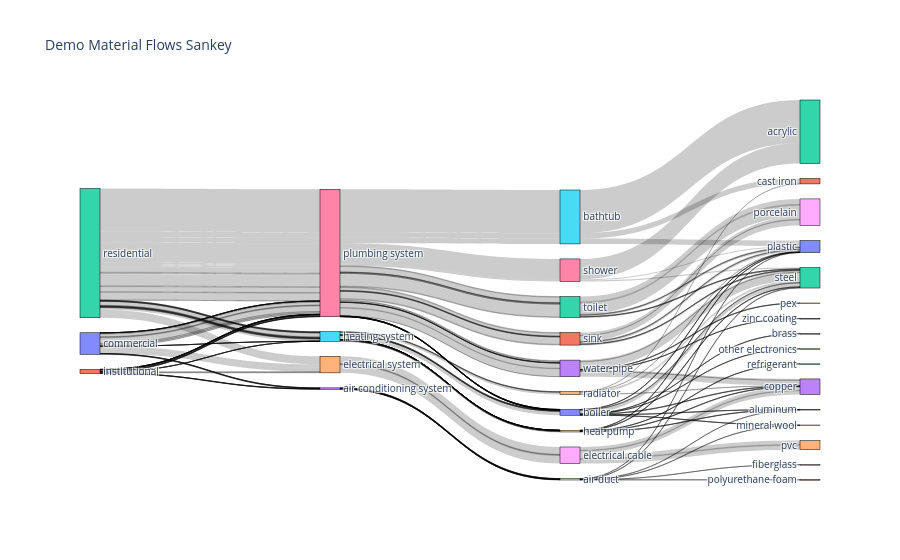

The notebook cell saved with this chart:
### Markdown cell above
### sankey plot

### Code cell
import pandas as pd
import plotly.graph_objects as go

def genSankey(df, cat_cols, value_col, title):
    # Create labels
    labels = []
    for cat in cat_cols:
        labels.extend(list(df[cat].unique()))
    labels = list(dict.fromkeys(labels))  # Remove duplicates while maintaining order

    # Create a dictionary to map labels to indices
    label_dict = {label: i for i, label in enumerate(labels)}

    # Create source and target indices
    sources = []
    targets = []
    values = []

    for i in range(len(cat_cols) - 1):
        cat1 = cat_cols[i]
        cat2 = cat_cols[i + 1]
        for j, row in df.iterrows():
            sources.append(label_dict[row[cat1]])
            targets.append(label_dict[row[cat2]])
            values.append(row[value_col])

    # Create Sankey diagram
    fig = go.Figure(data=[go.Sankey(
        node=dict(
            pad=15,
            thickness=20,
            line=dict(color="black", width=0.5),
            label=labels,
        ),
        link=dict(
            source=sources,
            target=targets,
            value=values,
        )
    )])

    fig.update_layout(title_text=title, font_size=10)
    return fig

# remove building class 'other'
df_final_wt_hb = df_final_wt_hb[df_final_wt_hb['building class'] != 'other']
# aggregate the material weights
df_agg = df_final_wt_hb.groupby(['building class', 'building system', 'component','material'],as_index=False).agg(material_weight=('material_weight','sum'))


fig = genSankey(df_agg, cat_cols=['building class', 'building system', 'component', 'material'], value_col='material_weight', title='Demo Material Flows Sankey')
config = {
    'toImageButtonOptions': {
        'format': 'svg',  # one of png, svg, jpeg, webp
        'filename': 'material_flows_sankey',
        'height': 1080,
        'width': 1920,
        'scale': 2  # Multiply title/legend/axis/canvas sizes by this factor
    }
}
fig.show(config=config)
# export offline plot
# fig.write_html('D:/Github/Data/material_flows_sankey.html', auto_open=True)
# export the figure to svg
fig.write_image('material_flows_sankey.svg')

### Figure 1 — Plotly figure (JSON) as saved in the notebook; plotly's stock layout.template omitted (floating-point values rounded to 4 significant figures; data arrays with more than 128 entries replaced by an {"elided": "..."} marker saying what was removed)
{"data": [{"link": {"source": {"elided": "282 int values"}, "target": {"elided": "282 int values"}, "value": {"elided": "282 float values"}}, "node": {"label": ["commercial", "institutional", "residential", "air conditioning system", "electrical system", "heating system", "plumbing system", "air duct", "electrical cable", "heat pump", "boiler", "sink", "toilet", "water pipe", "radiator", "bathtub", "shower", "aluminum", "fiberglass", "mineral wool", "plastic", "polyurethane foam", "steel", "copper", "pvc", "refrigerant", "brass", "other electronics", "porcelain", "pex", "zinc coating", "cast iron", "acrylic"], "line": {"color": "black", "width": 0.5}, "pad": 15, "thickness": 20}, "type": "sankey"}], "layout": {"font": {"size": 10}, "title": {"text": "Demo Material Flows Sankey"}}}
